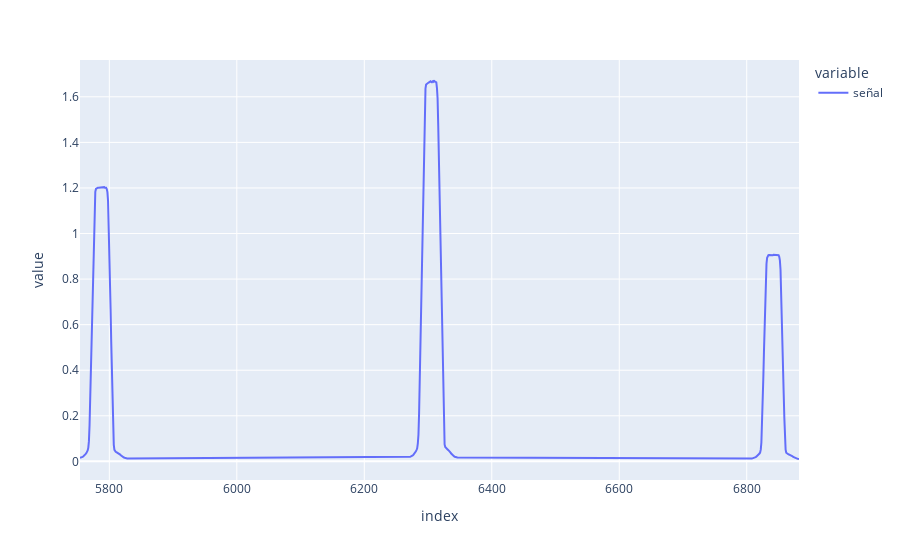

The notebook cell this image was saved under:
### Code cell
Mixed[(Mixed['In']==0) & (Mixed['Area']==20000) & (Mixed['FFF']==0)]['señal'].plot()

### Figure 1 — Plotly figure (JSON) as saved in the notebook; plotly's stock layout.template omitted (floating-point values rounded to 4 significant figures; data arrays with more than 128 entries replaced by an {"elided": "..."} marker saying what was removed)
{"data": [{"hovertemplate": "variable=señal<br>index=%{x}<br>value=%{y}<extra></extra>", "legendgroup": "señal", "line": {"color": "#636efa", "dash": "solid"}, "mode": "lines", "name": "señal", "orientation": "v", "showlegend": true, "type": "scatter", "x": {"elided": "225 int values"}, "xaxis": "x", "y": {"elided": "225 float values"}, "yaxis": "y"}], "layout": {"legend": {"title": {"text": "variable"}, "tracegroupgap": 0}, "margin": {"t": 60}, "xaxis": {"anchor": "y", "domain": [0, 1], "title": {"text": "index"}}, "yaxis": {"anchor": "x", "domain": [0, 1], "title": {"text": "value"}}}}
